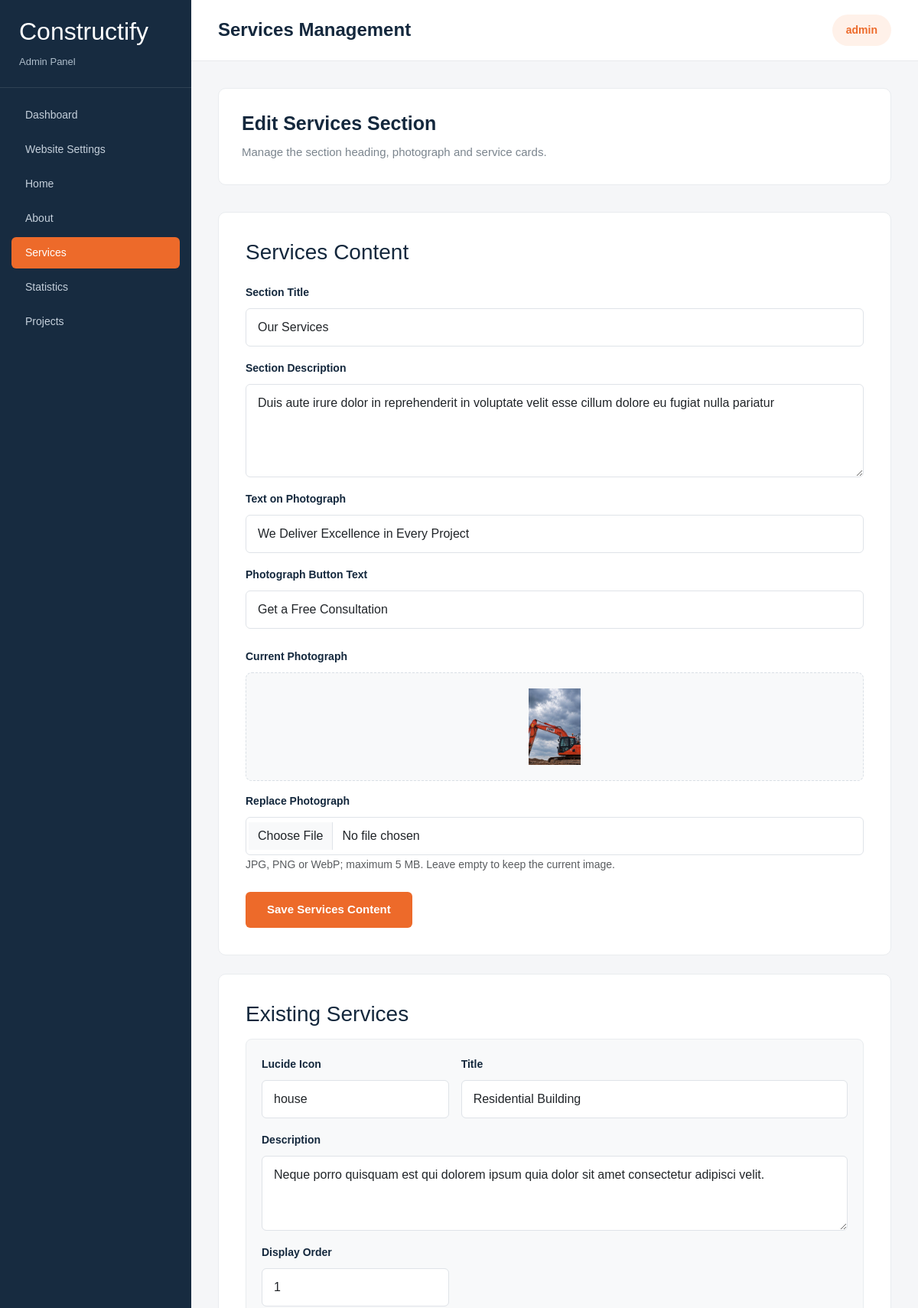
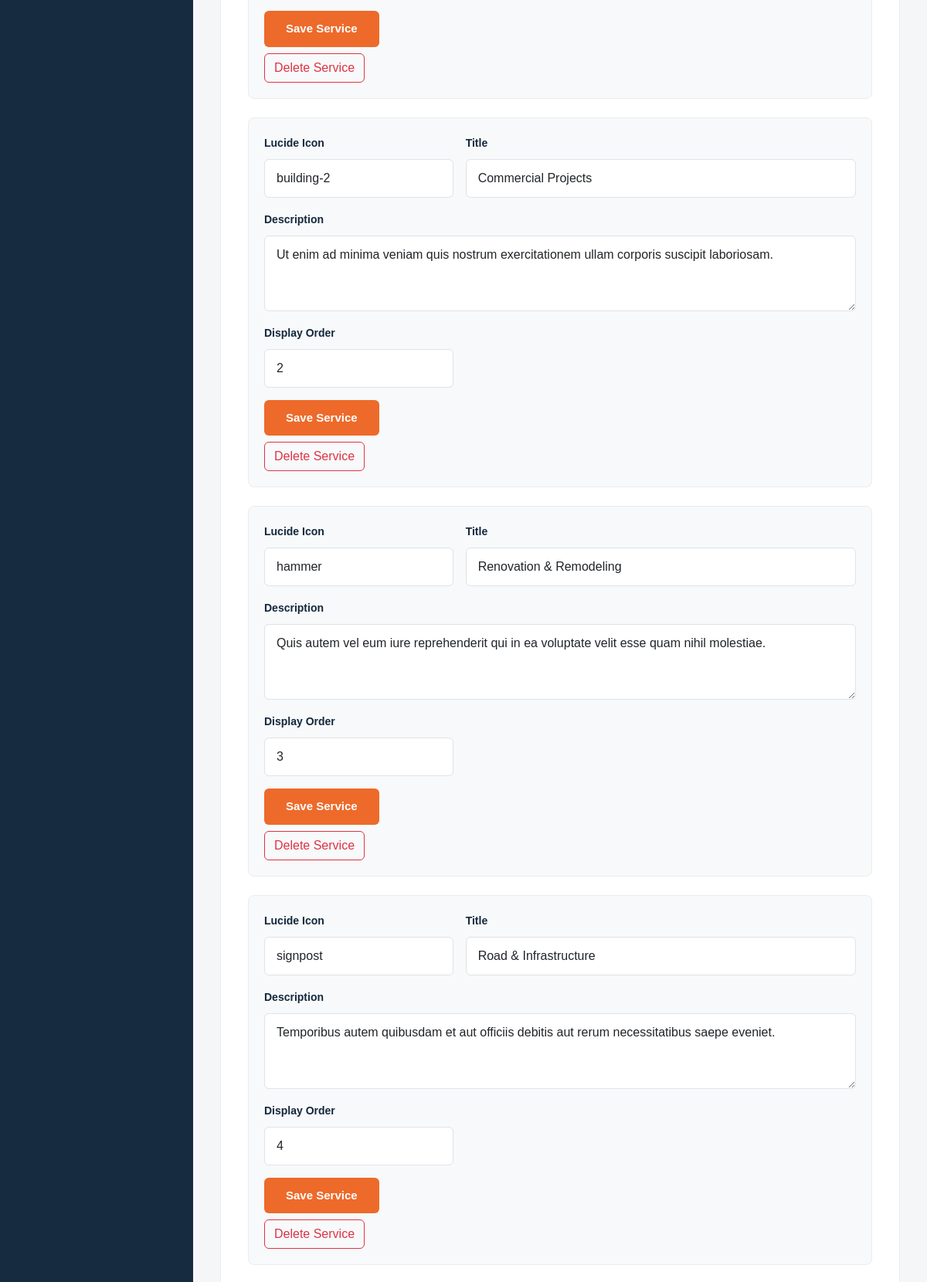
The app's page /admin/services.php (signed in, upper part) with its own data (2 pictures, top to bottom).
### tables this page shows
CREATE TABLE `services_section` (
  `id` int(11) NOT NULL,
  `title` varchar(255) DEFAULT NULL,
  `description` text DEFAULT NULL,
  `main_image` varchar(255) DEFAULT NULL,
  `image_title` varchar(255) DEFAULT NULL,
  `image_button_text` varchar(100) DEFAULT NULL
);

CREATE TABLE `services` (
  `id` int(11) NOT NULL,
  `icon` varchar(50) DEFAULT NULL,
  `title` varchar(150) DEFAULT NULL,
  `description` text DEFAULT NULL,
  `display_order` int(11) NOT NULL
);

### admin/services.php (the view, shortened to what this page needs)
<?php
require_once '../config/database.php';
function e($value) {
    return htmlspecialchars((string) $value, ENT_QUOTES, 'UTF-8');
}
$stmt = $pdo->query('SELECT * FROM services_section LIMIT 1');
$section = $stmt->fetch(PDO::FETCH_ASSOC);
$stmt = $pdo->query('SELECT * FROM services ORDER BY display_order, id');
$services = $stmt->fetchAll(PDO::FETCH_ASSOC);
?>
<!DOCTYPE html>
<html lang="en">
<head>
    <link href="https://cdn.jsdelivr.net/npm/bootstrap@5.3.3/dist/css/bootstrap.min.css" rel="stylesheet">
    <link rel="stylesheet" href="assets/admin.css">
</head>
<body>
<div class="admin-layout">
    <aside class="admin-sidebar" id="adminSidebar">
        <div class="sidebar-brand">
            <h2>Constructify</h2>
            <span>Admin Panel</span>
        </div>
        <nav class="sidebar-nav">
            <a href="dashboard.php" class="sidebar-link">Dashboard</a>
            <a href="settings.php" class="sidebar-link">Website Settings</a>
            <a href="home.php" class="sidebar-link">Home</a>
            <a href="about.php" class="sidebar-link">About</a>
            <a href="services.php" class="sidebar-link active">Services</a>
            <a href="statistics.php" class="sidebar-link">Statistics</a>
            <a href="projects.php" class="sidebar-link">Projects</a>
        </nav>
    </aside>
    <div class="admin-main">
        <header class="admin-header">
            <div class="header-left">
                <h1>Services Management</h1>
            </div>
            <div class="admin-user"><?= e($_SESSION['admin_username']) ?></div>
        </header>
        <main class="admin-content">
            <div class="settings-container">
                <div class="welcome-section">
                    <h2>Edit Services Section</h2>
                    <p>Manage the section heading, photograph and service cards.</p>
                </div>
                <form method="POST" enctype="multipart/form-data" class="settings-form mb-4">
                    <h3 class="mb-4">Services Content</h3>
                    <div class="mb-3">
                        <label for="section_title" class="form-label">Section Title</label>
                        <input type="text" id="section_title" name="title" class="form-control"
                               maxlength="255" value="<?= e($section['title']) ?>" required>
                    </div>
                    <div class="mb-3">
                        <label for="section_description" class="form-label">Section Description</label>
                        <textarea id="section_description" name="description" class="form-control"
                                  rows="4" required><?= e($section['description']) ?></textarea>
                    </div>
                    <div class="mb-3">
                        <label for="image_title" class="form-label">Text on Photograph</label>
                        <input type="text" id="image_title" name="image_title" class="form-control"
                               maxlength="255" value="<?= e($section['image_title']) ?>" required>
                    </div>
                    <div class="mb-4">
                        <label for="image_button_text" class="form-label">Photograph Button Text</label>
                        <input type="text" id="image_button_text" name="image_button_text"
                               class="form-control" maxlength="100"
                               value="<?= e($section['image_button_text']) ?>" required>
                    </div>
                    <div class="mb-4">
                        <label class="form-label">Current Photograph</label>
                        <div class="current-logo">
                            <?php if (!empty($section['main_image'])): ?>
                                <img src="../<?= e($section['main_image']) ?>" alt="Current services photograph">
                            <?php else: ?>
                                <span class="text-muted">No image uploaded</span>
                            <?php endif; ?>
                        </div>
                        <label for="main_image" class="form-label mt-3">Replace Photograph</label>
                        <input type="file" id="main_image" name="main_image" class="form-control"
                               accept=".jpg,.jpeg,.png,.webp">
                        <small class="text-muted">JPG, PNG or WebP; maximum 5 MB. Leave empty to keep the current image.</small>
                    </div>
                    <button type="submit" class="save-settings-btn">Save Services Content</button>
                </form>
                <div class="settings-form mb-4">
                    <h3 class="mb-3">Existing Services</h3>
                    <?php foreach ($services as $service): ?>
                        <div class="counter-edit-card mb-4">
                            <form method="POST">
                                <div class="row g-3">
                                    <div class="col-md-4">
                                        <label class="form-label">Lucide Icon</label>
                                        <input type="text" name="icon" class="form-control" maxlength="50"
                                               value="<?= e($service['icon']) ?>" required>
                                    </div>
                                    <div class="col-md-8">
                                        <label class="form-label">Title</label>
                                        <input type="text" name="title" class="form-control" maxlength="150"
                                               value="<?= e($service['title']) ?>" required>
                                    </div>
                                    <div class="col-12">
                                        <label class="form-label">Description</label>
                                        <textarea name="description" class="form-control" rows="3"
                                                  required><?= e($service['description']) ?></textarea>
                                    </div>
                                    <div class="col-md-4">
                                        <label class="form-label">Display Order</label>
                                        <input type="number" name="display_order" class="form-control" min="1"
                                               value="<?= (int) $service['display_order'] ?>" required>
                                    </div>
                                </div>
                                <button type="submit" class="save-settings-btn mt-3">Save Service</button>
                            </form>
                            <form method="POST" class="mt-2"
                                  onsubmit="return confirm('Delete this service?');">
                                <button type="submit" class="btn btn-outline-danger">Delete Service</button>
                            </form>
                        </div>
                    <?php endforeach; ?>
                </div>
            </div>
        </main>
    </div>
</div>
</body>
</html>

### admin/assets/admin.css (style rules this page uses)
:root { --primary-color: #ed6a2a; --dark-color: #14283d; --sidebar-color: #172b40; --background-color: #f5f6f8; }
* { box-sizing: border-box; }
body { margin: 0; font-family: Arial, sans-serif; background: var(--background-color); color: var(--dark-color); }
.admin-layout { display: flex; min-height: 100vh; }
.admin-sidebar { position: fixed; top: 0; left: 0; bottom: 0; width: 250px; background: var(--sidebar-color); color: white; display: flex; flex-direction: column; z-index: 1000; overflow-y: auto; }
.sidebar-brand { padding: 22px 25px; border-bottom: 1px solid rgba(255, 255, 255, 0.1); }
.sidebar-brand span { font-size: 13px; color: #aebdca; }
.sidebar-nav { padding: 15px; }
.sidebar-link { display: block; padding: 10px 18px; margin-bottom: 4px; color: #c5d0db; text-decoration: none; border-radius: 6px; font-size: 14px; transition: background-color 0.2s, color 0.2s; }
.sidebar-link.active { background: var(--primary-color); color: white; }
.admin-main { margin-left: 250px; width: calc(100% - 250px); min-width: 0; }
.admin-header { height: 80px; background: white; border-bottom: 1px solid #e8eaed; padding: 0 35px; display: flex; align-items: center; justify-content: space-between; }
.header-left { display: flex; align-items: center; gap: 15px; }
.admin-header h1 { font-size: 24px; font-weight: 700; margin: 0; }
.admin-user { background: #fff1e9; color: var(--primary-color); padding: 10px 18px; border-radius: 30px; font-size: 14px; font-weight: 600; }
.admin-content { padding: 35px; }
.welcome-section { background: white; padding: 30px; border-radius: 10px; border: 1px solid #e9ecef; margin-bottom: 35px; }
.welcome-section h2 { font-size: 25px; font-weight: 700; margin-bottom: 12px; }
.welcome-section p { color: #7b858e; font-size: 15px; margin-bottom: 0; }
.settings-container { max-width: 900px; }
.settings-form { background: white; border: 1px solid #e9ecef; border-radius: 10px; padding: 35px; }
.settings-form .form-label { font-size: 14px; font-weight: 600; color: var(--dark-color); margin-bottom: 10px; }
.settings-form .form-control { padding: 12px 15px; border-color: #dfe3e8; border-radius: 6px; }
.current-logo { display: flex; align-items: center; justify-content: center; min-height: 120px; background: #f8f9fa; border: 1px dashed #d9dfe5; border-radius: 8px; padding: 20px; }
.current-logo img { max-width: 180px; max-height: 100px; object-fit: contain; }
.save-settings-btn { background: var(--primary-color); color: white; border: none; border-radius: 6px; padding: 12px 28px; font-size: 15px; font-weight: 600; cursor: pointer; }
.counter-edit-card { background: #f8f9fa; border: 1px solid #e9ecef; border-radius: 8px; padding: 20px; }

### records on screen
services_section: title "Our Services", description "Duis aute irure dolor in reprehenderit in voluptate velit esse cillum dolore eu fugiat nulla pariatur", image_title "We Deliver Excellence in Every Project", image_button_text "Get a Free Consultation", main_image (picture)
services: icon "house", title "Residential Building", description "Neque porro quisquam est qui dolorem ipsum quia dolor sit amet consectetur adipisci velit.", display_order "1"
services: icon "building-2", title "Commercial Projects", description "Ut enim ad minima veniam quis nostrum exercitationem ullam corporis suscipit laboriosam.", display_order "2"
services: icon "hammer", title "Renovation & Remodeling", description "Quis autem vel eum iure reprehenderit qui in ea voluptate velit esse quam nihil molestiae.", display_order "3"
services: icon "signpost", title "Road & Infrastructure", description "Temporibus autem quibusdam et aut officiis debitis aut rerum necessitatibus saepe eveniet.", display_order "4"

### other values on screen
$_SESSION['admin_username'] "admin"
